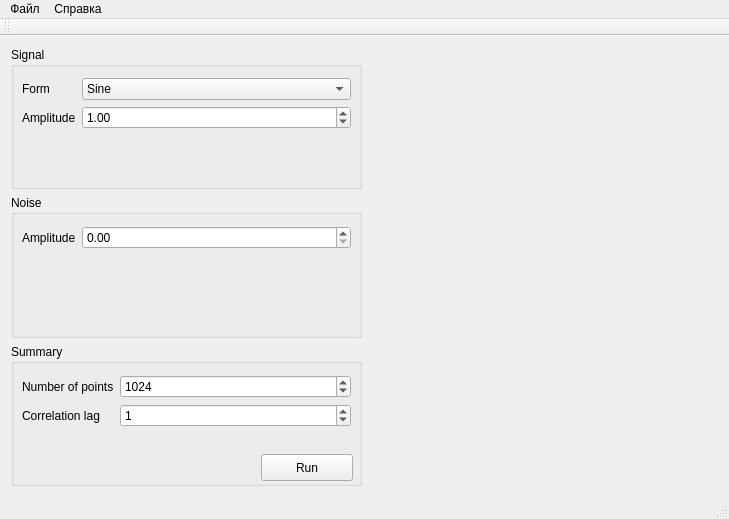
<?xml version="1.0" encoding="UTF-8"?>
<ui version="4.0">
 <class>MainWindow</class>
 <widget class="QMainWindow" name="MainWindow">
  <property name="geometry">
   <rect>
    <x>0</x>
    <y>0</y>
    <width>729</width>
    <height>519</height>
   </rect>
  </property>
  <property name="windowTitle">
   <string>Исследование автокорреляционной функции</string>
  </property>
  <property name="unifiedTitleAndToolBarOnMac">
   <bool>false</bool>
  </property>
  <widget class="QWidget" name="centralWidget">
   <layout class="QHBoxLayout" name="horizontalLayout">
    <item>
     <layout class="QGridLayout" name="gridLayout_3">
      <item row="0" column="0">
       <widget class="QGroupBox" name="groupBox">
        <property name="title">
         <string>Signal</string>
        </property>
        <widget class="QWidget" name="formLayoutWidget">
         <property name="geometry">
          <rect>
           <x>0</x>
           <y>20</y>
           <width>351</width>
           <height>121</height>
          </rect>
         </property>
         <layout class="QFormLayout" name="formLayout">
          <item row="0" column="0">
           <widget class="QLabel" name="label">
            <property name="text">
             <string>Form</string>
            </property>
           </widget>
          </item>
          <item row="0" column="1">
           <widget class="QComboBox" name="comboBox">
            <item>
             <property name="text">
              <string>Sine</string>
             </property>
            </item>
            <item>
             <property name="text">
              <string>Cosine</string>
             </property>
            </item>
            <item>
             <property name="text">
              <string>Triangle</string>
             </property>
            </item>
            <item>
             <property name="text">
              <string>Sawtooth</string>
             </property>
            </item>
           </widget>
          </item>
          <item row="1" column="0">
           <widget class="QLabel" name="label_2">
            <property name="text">
             <string>Amplitude</string>
            </property>
           </widget>
          </item>
          <item row="1" column="1">
           <widget class="QDoubleSpinBox" name="doubleSpinBox">
            <property name="value">
             <double>1.000000000000000</double>
            </property>
           </widget>
          </item>
         </layout>
        </widget>
       </widget>
      </item>
      <item row="0" column="1">
       <widget class="QCustomPlot" name="signalPlot" native="true"/>
      </item>
      <item row="1" column="0">
       <widget class="QGroupBox" name="groupBox_2">
        <property name="title">
         <string>Noise</string>
        </property>
        <widget class="QWidget" name="formLayoutWidget_2">
         <property name="geometry">
          <rect>
           <x>0</x>
           <y>20</y>
           <width>351</width>
           <height>121</height>
          </rect>
         </property>
         <layout class="QFormLayout" name="formLayout_2">
          <item row="0" column="0">
           <widget class="QLabel" name="label_3">
            <property name="text">
             <string>Amplitude</string>
            </property>
           </widget>
          </item>
          <item row="0" column="1">
           <widget class="QDoubleSpinBox" name="doubleSpinBox_2"/>
          </item>
         </layout>
        </widget>
       </widget>
      </item>
      <item row="1" column="1">
       <widget class="QCustomPlot" name="noisePlot" native="true"/>
      </item>
      <item row="2" column="1">
       <widget class="QCustomPlot" name="noisePlot_2" native="true"/>
      </item>
      <item row="2" column="0">
       <widget class="QGroupBox" name="groupBox_3">
        <property name="title">
         <string>Summary</string>
        </property>
        <widget class="QPushButton" name="runButton">
         <property name="geometry">
          <rect>
           <x>250</x>
           <y>110</y>
           <width>92</width>
           <height>27</height>
          </rect>
         </property>
         <property name="text">
          <string>Run</string>
         </property>
        </widget>
        <widget class="QWidget" name="formLayoutWidget_3">
         <property name="geometry">
          <rect>
           <x>0</x>
           <y>20</y>
           <width>351</width>
           <height>80</height>
          </rect>
         </property>
         <layout class="QFormLayout" name="formLayout_3">
          <item row="0" column="0">
           <widget class="QLabel" name="label_4">
            <property name="text">
             <string>Number of points</string>
            </property>
           </widget>
          </item>
          <item row="0" column="1">
           <widget class="QSpinBox" name="numberOfPoints">
            <property name="minimum">
             <number>64</number>
            </property>
            <property name="maximum">
             <number>10240</number>
            </property>
            <property name="value">
             <number>1024</number>
            </property>
           </widget>
          </item>
          <item row="1" column="0">
           <widget class="QLabel" name="label_5">
            <property name="text">
             <string>Correlation lag</string>
            </property>
           </widget>
          </item>
          <item row="1" column="1">
           <widget class="QSpinBox" name="spinBox">
            <property name="maximum">
             <number>1024</number>
            </property>
            <property name="value">
             <number>1</number>
            </property>
           </widget>
          </item>
         </layout>
        </widget>
       </widget>
      </item>
     </layout>
    </item>
   </layout>
  </widget>
  <widget class="QMenuBar" name="menuBar">
   <property name="geometry">
    <rect>
     <x>0</x>
     <y>0</y>
     <width>729</width>
     <height>23</height>
    </rect>
   </property>
   <widget class="QMenu" name="menu">
    <property name="title">
     <string>Файл</string>
    </property>
    <addaction name="exit"/>
   </widget>
   <widget class="QMenu" name="menu_2">
    <property name="title">
     <string>Справка</string>
    </property>
    <addaction name="action_2"/>
   </widget>
   <addaction name="menu"/>
   <addaction name="menu_2"/>
  </widget>
  <widget class="QToolBar" name="mainToolBar">
   <attribute name="toolBarArea">
    <enum>TopToolBarArea</enum>
   </attribute>
   <attribute name="toolBarBreak">
    <bool>false</bool>
   </attribute>
  </widget>
  <widget class="QStatusBar" name="statusBar"/>
  <action name="exit">
   <property name="text">
    <string>Выход</string>
   </property>
  </action>
  <action name="action_2">
   <property name="text">
    <string>О программе</string>
   </property>
  </action>
 </widget>
 <layoutdefault spacing="6" margin="11"/>
 <customwidgets>
  <customwidget>
   <class>QCustomPlot</class>
   <extends>QWidget</extends>
   <header>qcustomplot.h</header>
   <container>1</container>
  </customwidget>
 </customwidgets>
 <resources/>
 <connections/>
</ui>
